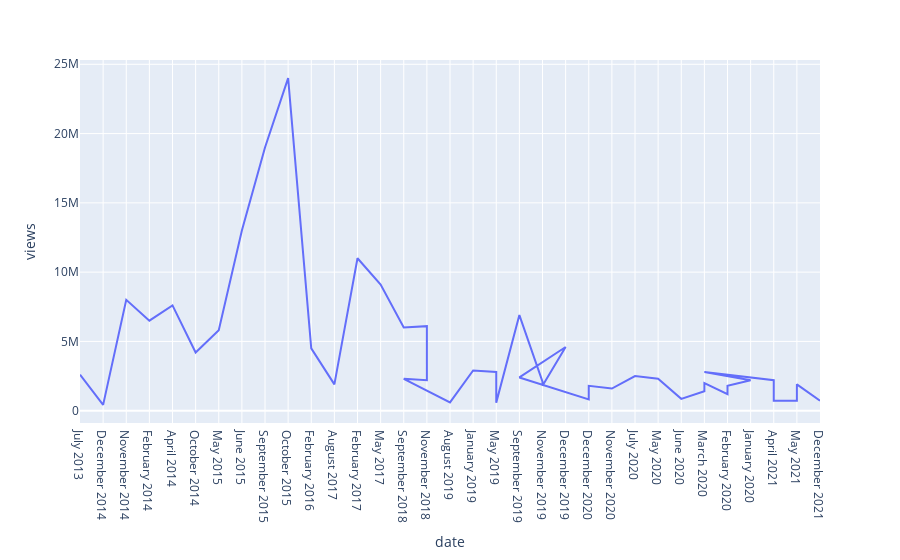

The cell this chart's notebook holds for it:
### Code cell
# fig = px.line(alex_df, x="date", y="title", title='Alex Gendler ')
# fig.show()

fig = px.line(alex_df_sorted, x="date", y="views",hover_data=['title'])
fig.show()

### Figure 1 — Plotly figure (JSON) as saved in the notebook; plotly's stock layout.template omitted (floating-point values rounded to 4 significant figures)
{"data": [{"customdata": [["Myths and misconceptions about evolution"], ["What is a gift economy?"], ["Why elephants never forget"], ["Why do we cry? The three types of tears"], ["How tsunamis work"], ["History vs. Christopher Columbus"], ["The wars that inspired Game of Thrones"], ["Can you solve the famously difficult green-eyed logic puzzle?"], ["Can you solve the bridge riddle?"], ["Can you solve the prisoner hat riddle?"], ["History vs. Napoleon Bonaparte"], ["How does impeachment work?"], ["Can you solve the three gods riddle?"], ["Can you solve the pirate riddle?"], ["The myth of Hercules"], ["The myth of Sisyphus"], ["Can you solve the giant iron riddle? "], ["Can you solve the rebel supplies riddle?"], ["A day in the life of a Cossack warrior"], ["Can you solve the multiplying rabbits riddle?"], ["Why should you read \"Crime and Punishment\"?"], ["Why should you read \"The Master and Margarita\"?"], ["A brief history of chess"], ["The myth of Loki and the master builder"], ["Can you outsmart this logical fallacy?"], ["Why doesn't the Leaning Tower of Pisa fall over?"], ["Can you solve the secret sauce riddle?"], ["Building the world's largest (and most controversial) power plant"], ["Can you solve the monster duel riddle?"], ["Can you solve the Alice in Wonderland riddle?"], ["The Egyptian myth of the death of Osiris"], ["How do ventilators work?"], ["Which voting system is the best?"], ["Can you solve the death race riddle?"], ["The Egyptian myth of Isis and the seven scorpions"], ["Epic Engineering: Building the Brooklyn Bridge "], ["Everything changed when the fire crystal got stolen"], ["Can you solve the dragon jousting riddle?"], ["How the world's longest underwater tunnel was built"], ["Why are airplanes slower than they used to be?"], ["How the world's tallest skyscraper was built"], ["Demolition, disease, and death: Building the Panama Canal"], ["How one design flaw almost toppled a skyscraper"], ["The woman who stared at the sun"], ["Blood, concrete, and dynamite: Building the Hoover Dam"]], "hovertemplate": "date=%{x}<br>views=%{y}<br>title=%{customdata[0]}<extra></extra>", "legendgroup": "", "line": {"color": "#636efa", "dash": "solid"}, "marker": {"symbol": "circle"}, "mode": "lines", "name": "", "orientation": "v", "showlegend": false, "type": "scatter", "x": ["July 2013", "December 2014", "November 2014", "February 2014", "April 2014", "October 2014", "May 2015", "June 2015", "September 2015", "October 2015", "February 2016", "August 2017", "February 2017", "May 2017", "September 2018", "November 2018", "November 2018", "September 2018", "August 2019", "January 2019", "May 2019", "May 2019", "September 2019", "November 2019", "November 2019", "December 2019", "September 2019", "December 2020", "December 2020", "November 2020", "July 2020", "May 2020", "June 2020", "March 2020", "March 2020", "February 2020", "February 2020", "January 2020", "March 2020", "April 2021", "April 2021", "April 2021", "May 2021", "May 2021", "December 2021"], "xaxis": "x", "y": [2600000, 422000, 8000000, 6500000, 7600000, 4200000, 5800000, 13000000, 19000000, 24000000, 4500000, 1900000, 11000000, 9100000, 6000000, 6100000, 2200000, 2300000, 596000, 2900000, 2800000, 582000, 6900000, 2100000, 1800000, 4600000, 2400000, 810000, 1800000, 1600000, 2500000, 2300000, 856000, 1400000, 2000000, 1200000, 1800000, 2200000, 2800000, 2200000, 770000, 724000, 712000, 1900000, 724000], "yaxis": "y"}], "layout": {"legend": {"tracegroupgap": 0}, "margin": {"t": 60}, "xaxis": {"anchor": "y", "domain": [0, 1], "title": {"text": "date"}}, "yaxis": {"anchor": "x", "domain": [0, 1], "title": {"text": "views"}}}}
